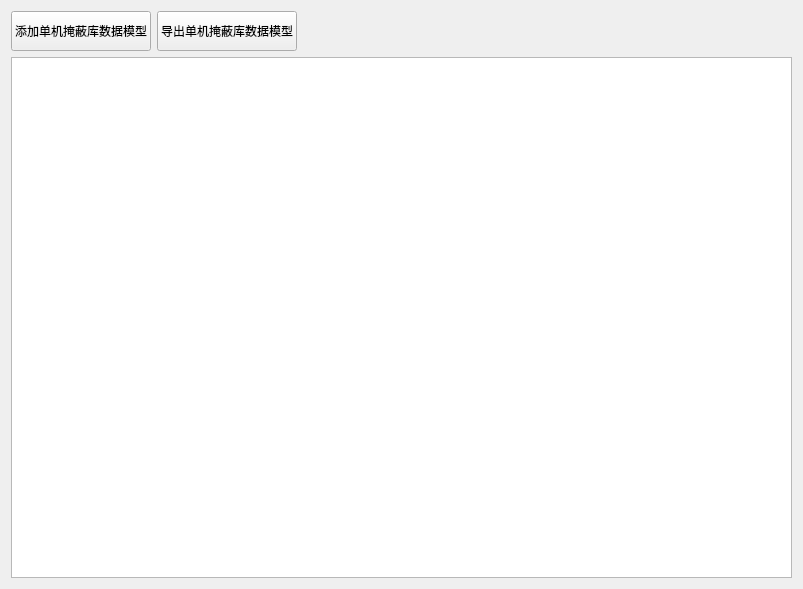
<?xml version="1.0" encoding="UTF-8"?>
<ui version="4.0">
 <class>Frm_ShelterModelManagement</class>
 <widget class="QWidget" name="Frm_ShelterModelManagement">
  <property name="geometry">
   <rect>
    <x>0</x>
    <y>0</y>
    <width>801</width>
    <height>589</height>
   </rect>
  </property>
  <property name="sizePolicy">
   <sizepolicy hsizetype="Fixed" vsizetype="Fixed">
    <horstretch>0</horstretch>
    <verstretch>0</verstretch>
   </sizepolicy>
  </property>
  <property name="windowTitle">
   <string>单机掩蔽库数据模型管理</string>
  </property>
  <layout class="QGridLayout" name="gridLayout">
   <item row="0" column="0">
    <layout class="QVBoxLayout" name="verticalLayout" stretch="0,1">
     <item>
      <layout class="QHBoxLayout" name="horizontalLayout" stretch="0,0,1">
       <item>
        <widget class="QPushButton" name="btn_add">
         <property name="sizePolicy">
          <sizepolicy hsizetype="Fixed" vsizetype="Fixed">
           <horstretch>0</horstretch>
           <verstretch>0</verstretch>
          </sizepolicy>
         </property>
         <property name="minimumSize">
          <size>
           <width>80</width>
           <height>40</height>
          </size>
         </property>
         <property name="text">
          <string>添加单机掩蔽库数据模型</string>
         </property>
        </widget>
       </item>
       <item>
        <widget class="QPushButton" name="btn_export">
         <property name="sizePolicy">
          <sizepolicy hsizetype="Fixed" vsizetype="Fixed">
           <horstretch>0</horstretch>
           <verstretch>0</verstretch>
          </sizepolicy>
         </property>
         <property name="minimumSize">
          <size>
           <width>80</width>
           <height>40</height>
          </size>
         </property>
         <property name="text">
          <string>导出单机掩蔽库数据模型</string>
         </property>
        </widget>
       </item>
       <item>
        <spacer name="horizontalSpacer">
         <property name="orientation">
          <enum>Qt::Horizontal</enum>
         </property>
         <property name="sizeHint" stdset="0">
          <size>
           <width>40</width>
           <height>20</height>
          </size>
         </property>
        </spacer>
       </item>
      </layout>
     </item>
     <item>
      <widget class="QTableView" name="tb_dan">
       <property name="minimumSize">
        <size>
         <width>781</width>
         <height>521</height>
        </size>
       </property>
      </widget>
     </item>
    </layout>
   </item>
  </layout>
 </widget>
 <resources/>
 <connections/>
</ui>
